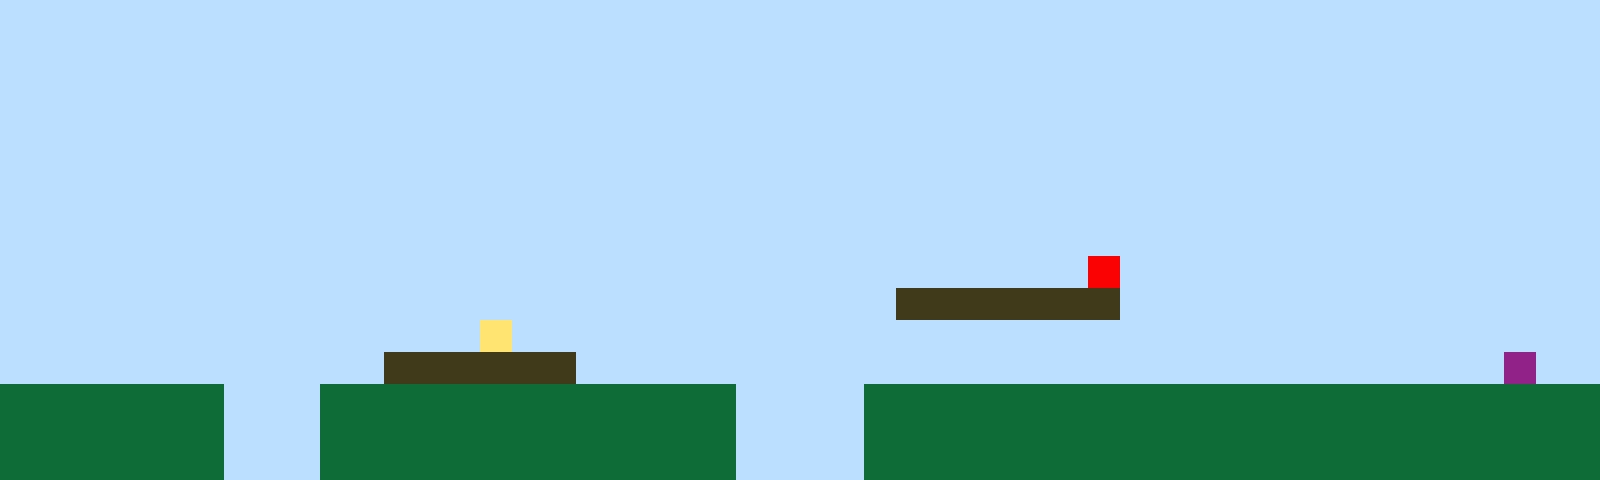

This game map was drawn from its Tiled (.tmx) file and the tilesets committed beside it. A one-line description and the full map source follow:
An orthogonal 50x15 tile map with 32x32 px tiles, 1 tile layer (Tile Layer 1).

<map version="1.10" tiledversion="1.11.2" orientation="orthogonal" renderorder="right-up" width="50" height="15" tilewidth="32" tileheight="32" infinite="0" nextlayerid="2" nextobjectid="1"><editorsettings><export target="map1.csv" format="csv" /></editorsettings><tileset firstgid="1" name="sprites" tilewidth="32" tileheight="32" tilecount="6" columns="3"><image source="sprites.png" width="96" height="64" /></tileset><layer id="1" name="Tile Layer 1" width="50" height="15"><data encoding="csv">1,1,1,1,1,1,1,1,1,1,1,1,1,1,1,1,1,1,1,1,1,1,1,1,1,1,1,1,1,1,1,1,1,1,1,1,1,1,1,1,1,1,1,1,1,1,1,1,1,1,1,1,1,1,1,1,1,1,1,1,1,1,1,1,1,1,1,1,1,1,1,1,1,1,1,1,1,1,1,1,1,1,1,1,1,1,1,1,1,1,1,1,1,1,1,1,1,1,1,1,1,1,1,1,1,1,1,1,1,1,1,1,1,1,1,1,1,1,1,1,1,1,1,1,1,1,1,1,1,1,1,1,1,1,1,1,1,1,1,1,1,1,1,1,1,1,1,1,1,1,1,1,1,1,1,1,1,1,1,1,1,1,1,1,1,1,1,1,1,1,1,1,1,1,1,1,1,1,1,1,1,1,1,1,1,1,1,1,1,1,1,1,1,1,1,1,1,1,1,1,1,1,1,1,1,1,1,1,1,1,1,1,1,1,1,1,1,1,1,1,1,1,1,1,1,1,1,1,1,1,1,1,1,1,1,1,1,1,1,1,1,1,1,1,1,1,1,1,1,1,1,1,1,1,1,1,1,1,1,1,1,1,1,1,1,1,1,1,1,1,1,1,1,1,1,1,1,1,1,1,1,1,1,1,1,1,1,1,1,1,1,1,1,1,1,1,1,1,1,1,1,1,1,1,1,1,1,1,1,1,1,1,1,1,1,1,1,1,1,1,1,1,1,1,1,1,1,1,1,1,1,1,1,1,1,1,1,1,1,1,1,1,1,1,1,1,1,1,1,1,1,1,1,1,1,1,1,1,1,1,1,1,1,1,1,1,1,1,1,1,1,1,1,1,1,1,1,1,1,1,1,1,1,1,1,1,1,1,1,1,1,1,1,1,1,1,1,1,1,1,1,1,1,1,1,1,1,1,1,1,1,1,1,1,1,1,1,1,1,1,1,1,1,1,1,1,1,1,1,1,1,1,1,1,5,1,1,1,1,1,1,1,1,1,1,1,1,1,1,1,1,1,1,1,1,1,1,1,1,1,1,1,1,1,1,1,1,1,1,1,1,1,1,1,1,1,1,1,3,3,3,3,3,3,3,1,1,1,1,1,1,1,1,1,1,1,1,1,1,1,1,1,1,1,1,1,1,1,1,1,1,1,1,1,1,4,1,1,1,1,1,1,1,1,1,1,1,1,1,1,1,1,1,1,1,1,1,1,1,1,1,1,1,1,1,1,1,1,1,1,1,1,1,1,1,1,1,1,1,1,1,1,3,3,3,3,3,3,1,1,1,1,1,1,1,1,1,1,1,1,1,1,1,1,1,1,1,1,1,1,1,1,1,1,1,1,1,6,1,1,2,2,2,2,2,2,2,1,1,1,2,2,2,2,2,2,2,2,2,2,2,2,2,1,1,1,1,2,2,2,2,2,2,2,2,2,2,2,2,2,2,2,2,2,2,2,2,2,2,2,2,2,2,2,2,2,2,1,1,1,2,2,2,2,2,2,2,2,2,2,2,2,2,1,1,1,1,2,2,2,2,2,2,2,2,2,2,2,2,2,2,2,2,2,2,2,2,2,2,2,2,2,2,2,2,2,2,1,1,1,2,2,2,2,2,2,2,2,2,2,2,2,2,1,1,1,1,2,2,2,2,2,2,2,2,2,2,2,2,2,2,2,2,2,2,2,2,2,2,2</data></layer></map>
